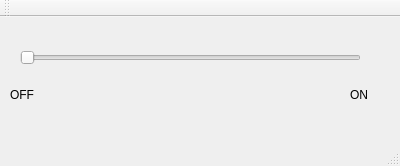
<?xml version="1.0" encoding="UTF-8"?>
<ui version="4.0">
 <class>MainWindow</class>
 <widget class="QMainWindow" name="MainWindow">
  <property name="geometry">
   <rect>
    <x>0</x>
    <y>0</y>
    <width>400</width>
    <height>166</height>
   </rect>
  </property>
  <property name="windowTitle">
   <string>LED Control</string>
  </property>
  <widget class="QWidget" name="centralWidget">
   <widget class="QSlider" name="horizontalSlider">
    <property name="geometry">
     <rect>
      <x>20</x>
      <y>30</y>
      <width>341</width>
      <height>22</height>
     </rect>
    </property>
    <property name="maximum">
     <number>255</number>
    </property>
    <property name="singleStep">
     <number>10</number>
    </property>
    <property name="orientation">
     <enum>Qt::Horizontal</enum>
    </property>
   </widget>
   <widget class="QLabel" name="label">
    <property name="geometry">
     <rect>
      <x>10</x>
      <y>70</y>
      <width>59</width>
      <height>16</height>
     </rect>
    </property>
    <property name="text">
     <string>OFF</string>
    </property>
   </widget>
   <widget class="QLabel" name="label_2">
    <property name="geometry">
     <rect>
      <x>350</x>
      <y>70</y>
      <width>59</width>
      <height>16</height>
     </rect>
    </property>
    <property name="text">
     <string>ON</string>
    </property>
   </widget>
  </widget>
  <widget class="QMenuBar" name="menuBar">
   <property name="geometry">
    <rect>
     <x>0</x>
     <y>0</y>
     <width>400</width>
     <height>22</height>
    </rect>
   </property>
  </widget>
  <widget class="QToolBar" name="mainToolBar">
   <attribute name="toolBarArea">
    <enum>TopToolBarArea</enum>
   </attribute>
   <attribute name="toolBarBreak">
    <bool>false</bool>
   </attribute>
  </widget>
  <widget class="QStatusBar" name="statusBar"/>
 </widget>
 <layoutdefault spacing="6" margin="11"/>
 <resources/>
 <connections/>
</ui>
